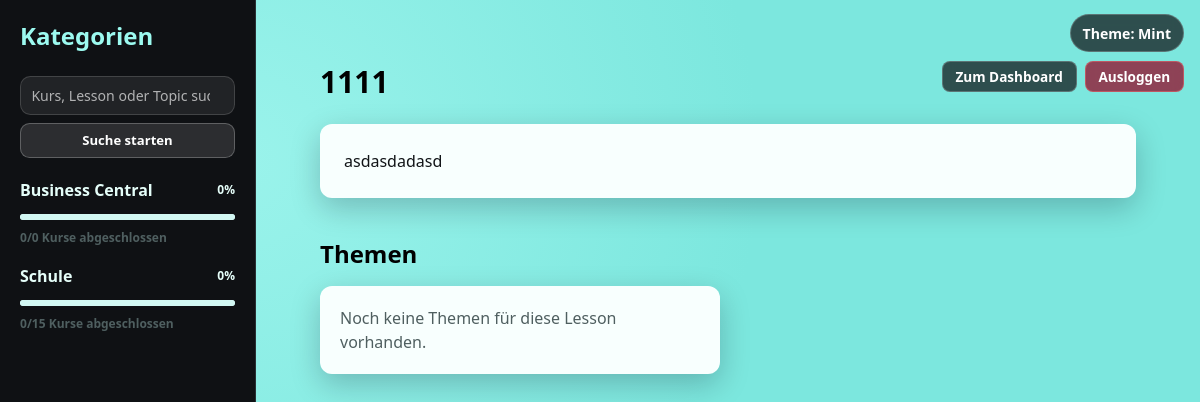
/lesson/3/ (signed in), run on the app's committed database.
### courses/models.py (models this page shows, shortened)
class Category(models.Model):
    name = models.CharField(max_length=120, unique=True)
    class Meta:
        ordering = ["name"]

class Lesson(models.Model):
    course = models.ForeignKey(
        Course,
        on_delete=models.CASCADE,
        related_name="lessons"
    )
    title = models.CharField(max_length=200)
    content = models.TextField()
    order = models.IntegerField(default=0)

### quiz/views.py (the view)
# urls.py: path("lesson/<int:lesson_id>/", views.lesson_view, name="lesson"),
def lesson_view(request, lesson_id):
    lesson = get_object_or_404(Lesson, id=lesson_id)
    context = {
        "lesson": lesson,
        "topics": lesson.topics.all(),
        **get_sidebar_context(request),
    }
    return render(request, "lesson.html", context)

### quiz/views.py (called while the page is built)
def course_is_completed(course, best_scores):
    total_questions = course.questions.count()
    best_score = best_scores.get(course.id)
    if total_questions <= 0 or best_score is None:
        return False
    return best_score >= total_questions

def get_course_progress(course, best_scores):
    total_questions = course.questions.count()
    best_score = best_scores.get(course.id, 0)
    if total_questions <= 0:
        return 0
    return int((best_score / total_questions) * 100)

### templates/lesson.html (shortened to what this page needs)
{% extends "base.html" %}
{% block content %}
<div class="layout-container page-pad">
	<h1 class="page-title">{{ lesson.title }}</h1>
	<div class="surface-card p-6">
		<p class="leading-relaxed whitespace-pre-line">{{ lesson.content }}</p>
	</div>
	<h2 class="section-title section-title-spaced">Themen</h2>
	<div class="grid grid-cols-1 md:grid-cols-2 gap-4">
		{% for topic in topics %}
		<a href="{% url 'topic' topic.id %}" class="surface-card p-5 hover:shadow-xl transition">
			<h3 class="text-lg font-bold mb-1">{{ topic.title }}</h3>
			<p class="muted-text text-sm">Lernmaterial zu diesem Thema öffnen</p>
		</a>
		{% empty %}
		<div class="surface-card p-5">
			<p class="muted-text">Noch keine Themen für diese Lesson vorhanden.</p>
		</div>
		{% endfor %}
	</div>
</div>
{% endblock %}

### templates/base.html (shortened to what this page needs)
<!DOCTYPE html>
{% load static %}
<html lang="de">
<head>
    <script src="https://cdn.tailwindcss.com"></script>
</head>
<body class="min-h-screen">
<button id="theme-toggle" class="theme-toggle" type="button">Theme: Mint</button>
{% if user.is_authenticated %}
<div class="quick-actions">
    <a href="{% url 'dashboard' %}" class="quick-btn">Zum Dashboard</a>
    <form method="post" action="{% url 'logout' %}" class="quick-logout-form">
        <button type="submit" class="quick-btn quick-btn-danger">Ausloggen</button>
    </form>
</div>
{% endif %}
<div class="flex min-h-screen">
    {% if user.is_authenticated %}
    <aside id="app-sidebar" class="w-64 shrink-0 p-5 overflow-y-auto border-r" style="background: var(--panel); border-color: var(--panel-border);" aria-label="Seitennavigation">
        <h2 class="text-2xl font-bold mb-6 sidebar-title">Kategorien</h2>
        <form method="get" action="{% url 'search' %}" class="mb-5">
            <input type="search" name="q" value="{{ search_query|default:'' }}" class="sidebar-search" placeholder="Kurs, Lesson oder Topic suchen..." aria-label="Kurs, Lesson oder Topic suchen">
            <button type="submit" class="sidebar-search-btn">Suche starten</button>
        </form>
        <ul class="space-y-4">
            {% for category in categories %}
            <li>
                <button
                    type="button"
                    data-category-id="{{ category.id }}"
                    class="w-full text-left font-semibold nav-trigger"
                    aria-expanded="false"
                    aria-controls="category-{{ category.id }}"
                >
                    <div class="flex items-center justify-between gap-3">
                        <span>{{ category.name }}</span>
                        <span class="text-xs">{{ category.progress }}%</span>
                    </div>
                    <progress class="category-progress mt-2" value="{{ category.progress }}" max="100"></progress>
                    <div class="text-xs mt-1 muted-text">{{ category.completed_courses }}/{{ category.total_courses }} Kurse abgeschlossen</div>
                </button>
            </li>
            {% empty %}
            <li class="muted-text">Keine Kategorien vorhanden</li>
            {% endfor %}
        </ul>
    </aside>
    {% endif %}
    <main id="main-content" class="flex-1 p-6 md:p-10 overflow-y-auto" tabindex="-1">
        {% block content %}{% endblock %}
    </main>
</div>
</body>
</html>

### templates/base.html (style rules this page uses)
:root { --bg-start: #7ce7de; --bg-end: #63ddd4; --panel: #0f1114; --panel-border: #2a3135; --card-bg: #f8fffe; --card-text: #111417; --muted-text: #4f5f60; --primary: #111417; --primary-hover: #000000; --focus-ring: rgba(17, 20, 23, 0.28); --bg-accent: #9af3eb; --track: #d2f7f3; --progress: #00d4aa; --progress-complete: #10b981; --nav-trigger: #e5fef9; --nav-trigger-hover: #9cfaf0; --nav-link: #c8f7f1; --nav-link-hover: #ffffff; --sidebar-title: #9cfaf0; }
body { background: radial-gradient(circle at 20% 20%, var(--bg-accent), var(--bg-start) 45%), linear-gradient(145deg, var(--bg-start), var(--bg-end)); }
.surface-card { background: var(--card-bg); color: var(--card-text); border-radius: 0.75rem; box-shadow: 0 10px 30px rgba(2, 6, 23, 0.22); }
.layout-container { max-width: 84rem; margin: 0 auto; }
.page-pad { padding: 1.5rem; }
.page-title { font-size: 1.875rem; line-height: 2.25rem; font-weight: 700; margin-bottom: 1.5rem; }
.section-title { font-size: 1.5rem; line-height: 2rem; font-weight: 600; margin-bottom: 1rem; }
.section-title-spaced { margin-top: 2.5rem; }
.muted-text { color: var(--muted-text); }
.nav-trigger { color: var(--nav-trigger); transition: color 160ms ease; }
.sidebar-title { color: var(--sidebar-title); }
.sidebar-search { width: 100%; border: 1px solid rgba(255, 255, 255, 0.15); border-radius: 0.65rem; background: rgba(255, 255, 255, 0.08); color: #ffffff; padding: 0.5rem 0.65rem; font-size: 0.88rem; }
.sidebar-search::placeholder { color: rgba(255, 255, 255, 0.65); }
.sidebar-search-btn { width: 100%; margin-top: 0.5rem; border: 1px solid rgba(255, 255, 255, 0.24); border-radius: 0.6rem; color: #ffffff; background: rgba(255, 255, 255, 0.12); font-size: 0.82rem; font-weight: 700; padding: 0.42rem 0.58rem; transition: background-color 160ms ease; }
.category-progress { width: 100%; height: 0.4rem; border: none; border-radius: 999px; overflow: hidden; background: var(--track); }
.theme-toggle { position: fixed; top: 0.9rem; right: 1rem; z-index: 50; border: 1px solid rgba(255, 255, 255, 0.22); background: rgba(17, 20, 23, 0.72); color: #ffffff; font-size: 0.88rem; font-weight: 600; padding: 0.45rem 0.75rem; border-radius: 999px; backdrop-filter: blur(6px); }
.quick-actions { position: fixed; top: 3.8rem; right: 1rem; z-index: 50; display: flex; gap: 0.5rem; flex-wrap: wrap; justify-content: flex-end; }
main { position: relative; z-index: 10; }
.quick-btn { display: inline-flex; align-items: center; justify-content: center; border: 1px solid rgba(255, 255, 255, 0.22); background: rgba(17, 20, 23, 0.72); color: #ffffff; font-size: 0.85rem; font-weight: 600; line-height: 1; padding: 0.5rem 0.8rem; border-radius: 0.5rem; backdrop-filter: blur(6px); transition: border-color 160ms ease, background-color 160ms ease; }
.quick-logout-form { margin: 0; }
.quick-btn-danger { background: rgba(147, 26, 52, 0.8); border-color: rgba(248, 113, 113, 0.45); }

### data on the page
Category: name "Business Central", progress "0", completed_courses "0", total_courses "0"
Category: name "Schule", progress "0", completed_courses "0", total_courses "15"
Lesson: title "1111", content "asdasdadasd"
